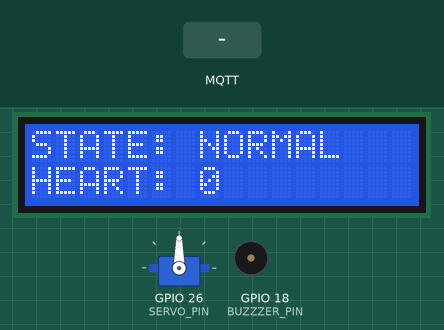
A sketch run on a simulated ESP32. Parts: servo, 16×2 character LCD, buzzer (waves = sounding). The inputs (shaded band) are chosen by the test bench. WiFi joins after 1.5 s; servers stay silent unless stated; random numbers use the default seed unless the sketch sets one; no MQTT or app messages arrive unless stated; what the sketch prints to the serial monitor is not drawn.

Above: at 2.8 s.
2.9 s: MQTT message "5" arrives on the second subscribed topic
At 5.4 s:
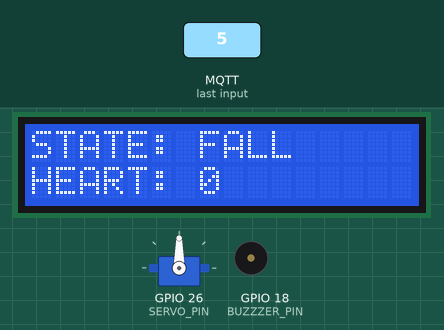
5.6 s: MQTT message "didacLazo/Heart" arrives on the first subscribed topic
At 6.7 s:
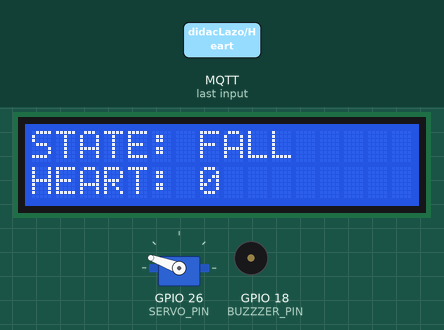
8.6 s: MQTT message "200" arrives on the first subscribed topic
At 9.8 s:
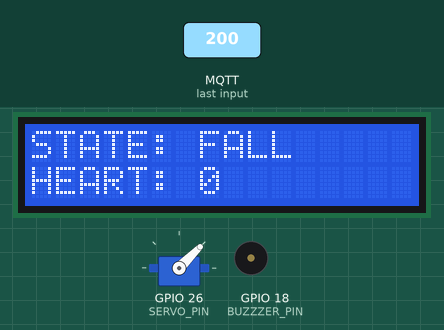
11.6 s: MQTT message "on" arrives on the first subscribed topic
At 11.84 s:
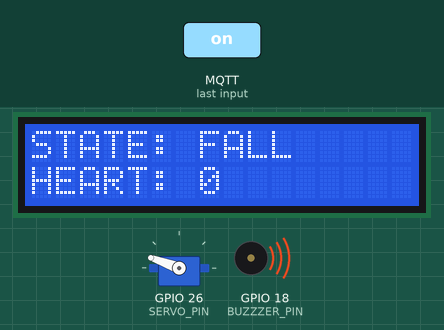
13.1 s: MQTT message "didacLazo/Heart" arrives on the second subscribed topic
At 15.7 s:
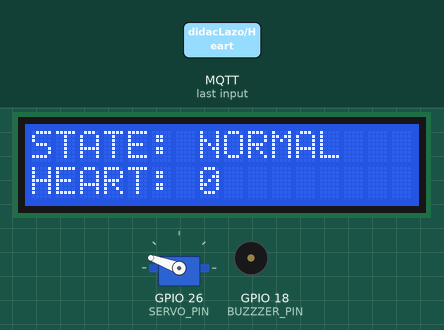
16.0 s: MQTT message "90" arrives on the second subscribed topic
At 18.8 s:
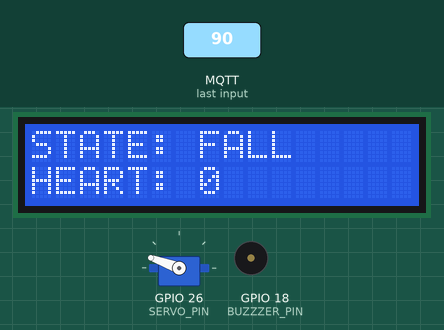
Timing chart, 0 to 19.6 s (numbered marks = the images above; inputs shaded):
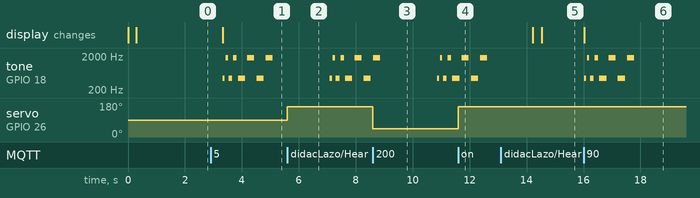

The sketch:

FreeRTOS_Receiver.ino
```cpp
#include <LiquidCrystal_I2C.h>
#include <Wire.h>
#include <WiFi.h>
#include <PubSubClient.h>
#include <ESP32Servo.h>
//VARIABLES GLOBALS
#define SERVO_PIN 26
#define BUZZZER_PIN  18
LiquidCrystal_I2C lcd(0x27, 16, 2);
Servo servoMotor;
const char *ssid = "LAPTOP-DIDI";
const char *password = "DidacContra";
const char *mqtt_server = "test.mosquitto.org";
unsigned long messageTimeColdoown = millis();
long intervalTimeMQTT = 1500;


int melody[] = {
  440, 1760, 440, 1760, 440, 1760, 440, 1760
};

int noteDurations[] = {
  12, 12, 8, 8, 4, 4, 4, 4
};

WiFiClient espClient;
PubSubClient client(espClient);
long lastMsg = 0;
char msg[50];
int value = 0;

//DEFINICIO TASQUES
void MQTTReceiver(void *pvParameters);
void ActivityMonitor(void *pvParameters);

QueueHandle_t HeartQueue;
QueueHandle_t AccelerometerQueue;

void reconnect() {
  // Loop until we're reconnected
  while (!client.connected()) {
    Serial.print("Attempting MQTT connection...");
    // Create a random client ID
    String clientId = "ESP32Client";
    clientId += String(random(0xffff), HEX);
    // Attempt to connect
    if (client.connect(clientId.c_str())) {
      Serial.println("connected");
      // Once connected, publish an announcement...
      client.subscribe("didacLazo/Heart");
      client.subscribe("didacLazo/Accelerometer");
    } else {
      Serial.print("failed, rc=");
      Serial.print(client.state());
      Serial.println(" try again in 5 seconds");
      // Wait 5 seconds before retrying
      delay(5000);
    }
  }
}

void callback(char *topic, byte *payload, unsigned int length) {
  payload[length] = '\0';  // Add a NULL to the end of the char* to make it a string.
  int aNumber = atoi((char *)payload);
  String message = (char *)payload;
  Serial.print("Message arrived in topic: ");
  Serial.println(topic);
  String topic_string = topic;
  if (strcmp(topic_string.c_str(), "didacLazo/Accelerometer") == 0) {
    Serial.println("Guardado en queue Accelerometer");
    xQueueSend(AccelerometerQueue, &aNumber, pdMS_TO_TICKS(50));
  } else if (strcmp(topic_string.c_str(), "didacLazo/Heart") == 0) {
    Serial.println("Guardado en queue Heart");
    xQueueSend(HeartQueue, &aNumber, pdMS_TO_TICKS(50));
    if(aNumber>90){
      servoMotor.write(45);
    }else{
      servoMotor.write(160);
    }
  }

  Serial.print("Message:");
  for (int i = 0; i < length; i++) {
    Serial.print((char)payload[i]);
  }
  Serial.println();
  Serial.println("-----------------------");
}

void MQTTReceiver(void *pvParameters) {
  Serial.begin(115200);
  WiFi.begin(ssid, password);

  while (WiFi.status() != WL_CONNECTED) {
    delay(1000);
    Serial.println("Connecting to WiFi..");
  }
  Serial.println("Connected to the WiFi network");

  client.setServer(mqtt_server, 1883);
  client.setCallback(callback);

  while (!client.connected()) {
    Serial.println("Connecting to MQTT...");

    if (client.connect("ESP32Client")) {

      Serial.println("connected");

    } else {

      Serial.print("failed with state ");
      Serial.print(client.state());
      delay(2000);
    }
  }

  client.subscribe("didacLazo/Heart");
  client.subscribe("didacLazo/Accelerometer");
  for (;;) {
    if (!client.connected()) {
      reconnect();
    }
    client.loop();
  }
}
void ActivityMonitor(void *pvParameters) {

  int *heartReceivedValue = 0;
  int *accelerometerReceivedValue = 0;
  lcd.begin();

  for (;;) {
    xQueueReceive(HeartQueue, &heartReceivedValue, pdMS_TO_TICKS(100));
    xQueueReceive(AccelerometerQueue, &accelerometerReceivedValue, pdMS_TO_TICKS(100));
    lcd.setCursor(0, 0);
    if (accelerometerReceivedValue == 0) {
      lcd.print("STATE: NORMAL");
    } else {
      lcd.print("STATE: FALL  ");
      for (int thisNote = 0; thisNote < 8; thisNote++) {
        int noteDuration = 1000 / noteDurations[thisNote];
        tone(BUZZZER_PIN, melody[thisNote], noteDuration);

        int pauseBetweenNotes = noteDuration * 1.30;
        delay(pauseBetweenNotes);
        noTone(BUZZZER_PIN);
      }
      vTaskDelay(1500);
    }
    lcd.setCursor(0, 1);
    char myStg[20];
    sprintf(myStg, "HEART: %d  ", heartReceivedValue);
    Serial.print(myStg);
    lcd.print(myStg);


    vTaskDelay(300);
  }
}

void setup() {
  HeartQueue = xQueueCreate(10, sizeof(uint32_t));
  AccelerometerQueue = xQueueCreate(10, sizeof(uint32_t));
  servoMotor.attach(SERVO_PIN);

  xTaskCreatePinnedToCore(
    MQTTReceiver, "MQTTReceiver", 2048, NULL, 1, NULL, ARDUINO_RUNNING_CORE);

  xTaskCreatePinnedToCore(
    ActivityMonitor, "ActivityMonitor", 2048, NULL, 1, NULL, ARDUINO_RUNNING_CORE);
}

void loop() {
  // put your main code here, to run repeatedly:
}
```

Measured:
- after the input at 2.9 s, tone on GPIO 18 (BUZZZER_PIN): plays 440 Hz for 0.08 s, 1760 Hz for 0.08 s, 440 Hz for 0.12 s, 1760 Hz for 0.12 s, 440 Hz for 0.25 s, 1760 Hz for 0.25 s … (8 notes in this stretch), starting after 0.42 s; the display: changes after 0.42 s (image 1)
- after the input at 5.6 s, servo on GPIO 26 (SERVO_PIN): 90° → 160° at once
- after the input at 8.6 s, servo on GPIO 26 (SERVO_PIN): 160° → 45° at once
- after the input at 11.6 s, servo on GPIO 26 (SERVO_PIN): 45° → 160° at once
- after the input at 16.0 s, tone on GPIO 18 (BUZZZER_PIN): plays 440 Hz for 0.08 s, 1760 Hz for 0.08 s, 440 Hz for 0.12 s, 1760 Hz for 0.12 s, 440 Hz for 0.25 s, 1760 Hz for 0.25 s … (8 notes in this stretch), starting at once; the display: changes at once (image 6)
